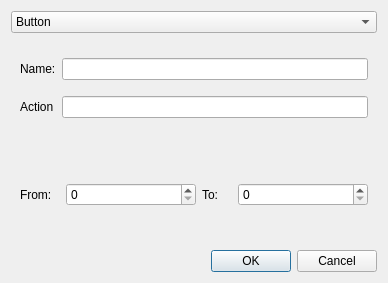
<?xml version="1.0" encoding="UTF-8"?>
<ui version="4.0">
 <class>Adddialog</class>
 <widget class="QDialog" name="Adddialog">
  <property name="geometry">
   <rect>
    <x>0</x>
    <y>0</y>
    <width>388</width>
    <height>283</height>
   </rect>
  </property>
  <property name="windowTitle">
   <string>Dialog</string>
  </property>
  <layout class="QGridLayout" name="gridLayout">
   <item row="0" column="0">
    <widget class="QComboBox" name="eventtypecombobox">
     <item>
      <property name="text">
       <string>Button</string>
      </property>
     </item>
     <item>
      <property name="text">
       <string>Slider</string>
      </property>
     </item>
    </widget>
   </item>
   <item row="1" column="0">
    <widget class="QWidget" name="nameactionfield" native="true">
     <layout class="QGridLayout" name="gridLayout_2">
      <item row="0" column="1">
       <widget class="QLineEdit" name="nameinput"/>
      </item>
      <item row="1" column="0">
       <widget class="QLabel" name="label">
        <property name="text">
         <string>Action</string>
        </property>
       </widget>
      </item>
      <item row="1" column="1">
       <widget class="QLineEdit" name="actioninput"/>
      </item>
      <item row="0" column="0">
       <widget class="QLabel" name="label_2">
        <property name="text">
         <string>Name:</string>
        </property>
       </widget>
      </item>
     </layout>
    </widget>
   </item>
   <item row="3" column="0">
    <widget class="QDialogButtonBox" name="buttonBox">
     <property name="orientation">
      <enum>Qt::Horizontal</enum>
     </property>
     <property name="standardButtons">
      <set>QDialogButtonBox::Cancel|QDialogButtonBox::Ok</set>
     </property>
    </widget>
   </item>
   <item row="2" column="0">
    <widget class="QWidget" name="fromtofield" native="true">
     <property name="maximumSize">
      <size>
       <width>16777215</width>
       <height>100</height>
      </size>
     </property>
     <layout class="QGridLayout" name="gridLayout_3">
      <item row="0" column="0">
       <widget class="QLabel" name="label_3">
        <property name="maximumSize">
         <size>
          <width>40</width>
          <height>16777215</height>
         </size>
        </property>
        <property name="text">
         <string>From:</string>
        </property>
       </widget>
      </item>
      <item row="0" column="1">
       <widget class="QSpinBox" name="fromspinBox"/>
      </item>
      <item row="0" column="2">
       <widget class="QLabel" name="label_4">
        <property name="maximumSize">
         <size>
          <width>30</width>
          <height>16777215</height>
         </size>
        </property>
        <property name="text">
         <string>To:</string>
        </property>
       </widget>
      </item>
      <item row="0" column="3">
       <widget class="QSpinBox" name="tospinBox"/>
      </item>
     </layout>
    </widget>
   </item>
  </layout>
 </widget>
 <resources/>
 <connections>
  <connection>
   <sender>buttonBox</sender>
   <signal>accepted()</signal>
   <receiver>Adddialog</receiver>
   <slot>accept()</slot>
   <hints>
    <hint type="sourcelabel">
     <x>248</x>
     <y>254</y>
    </hint>
    <hint type="destinationlabel">
     <x>157</x>
     <y>274</y>
    </hint>
   </hints>
  </connection>
  <connection>
   <sender>buttonBox</sender>
   <signal>rejected()</signal>
   <receiver>Adddialog</receiver>
   <slot>reject()</slot>
   <hints>
    <hint type="sourcelabel">
     <x>316</x>
     <y>260</y>
    </hint>
    <hint type="destinationlabel">
     <x>286</x>
     <y>274</y>
    </hint>
   </hints>
  </connection>
 </connections>
</ui>
